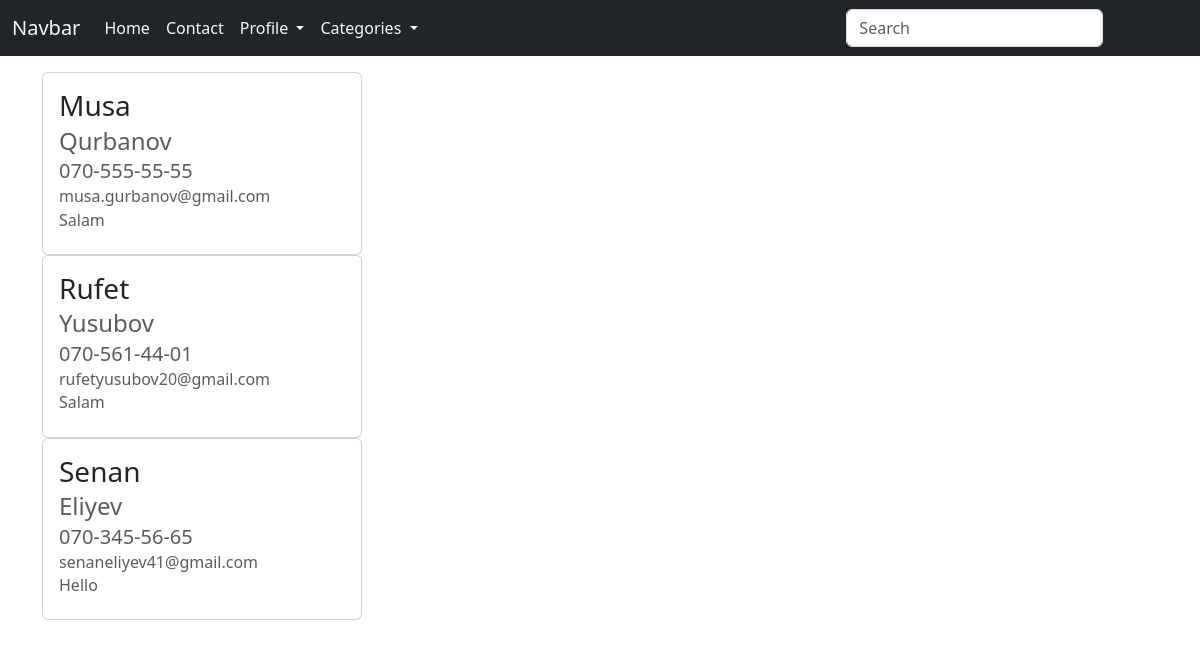
/contaction/messages/ (signed in), run on an earlier commit of the app's database.
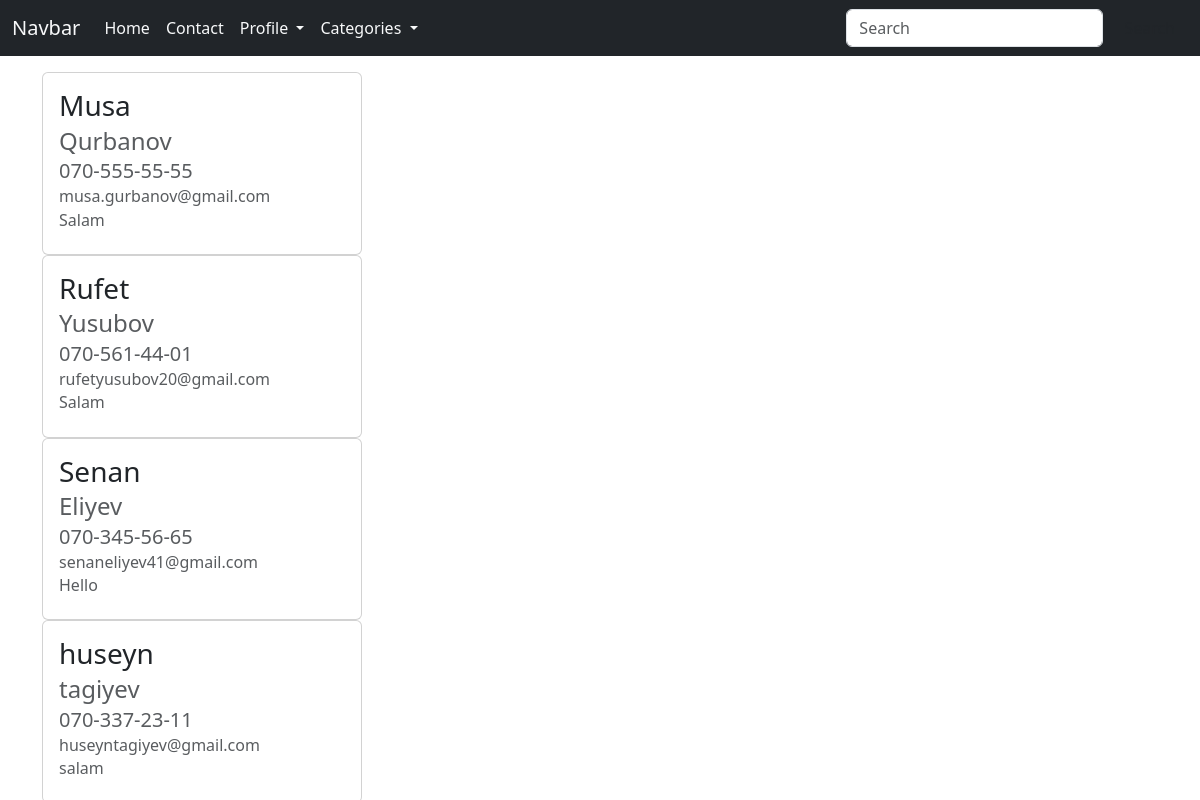
And on a later commit of the database.
### contact/models.py (models this page shows, shortened)
class ContactModel(models.Model):
    name = models.CharField(max_length=100)
    surname = models.CharField(max_length=100)
    email = models.EmailField()
    telephone = models.CharField(max_length=100)
    message = models.TextField(blank=True, null=True)

### contact/views.py (the view)
# urls.py: path('messages/',views.MessagesView.as_view(),name='messages')
class MessagesView(View):
    def get(self,request,*args,**kwargs):
        if not request.user.is_staff:
            raise Http404
        categories = Category.objects.all()
        profile = ContactModel.objects.order_by("id")
        context = {
            "profiles" : profile,
            "categories" : categories
        }
        return render(request,'messages.html',context)

### templates/messages.html (shortened to what this page needs)
{% extends 'base.html' %}
{% block content %}
<div class = "container mt-3">
  {% for profile in profiles %}
  <div class="card" style="width: 20rem;">
    <div class="card-body">
      <h3 class="card-title">{{profile.name}}</h3>
      <h4 class="card-subtitle mb-2 text-body-secondary">{{profile.surname}}</h4>
      <h5 class="card-subtitle mb-2 text-body-secondary">{{profile.telephone}}</h5>
      <h6 class="card-subtitle mb-2 text-body-secondary">{{profile.email}}</h6>
      <h6 class="card-subtitle mb-2 text-body-secondary">{{profile.message}}</h6>
    </div>
  </div>
  {% endfor %}
  {% endblock %}

What changed in the data, as far as the page shows it:
added ContactModel: name "huseyn", surname "tagiyev", telephone "070-337-23-11", email "huseyntagiyev@gmail.com", message "salam"
